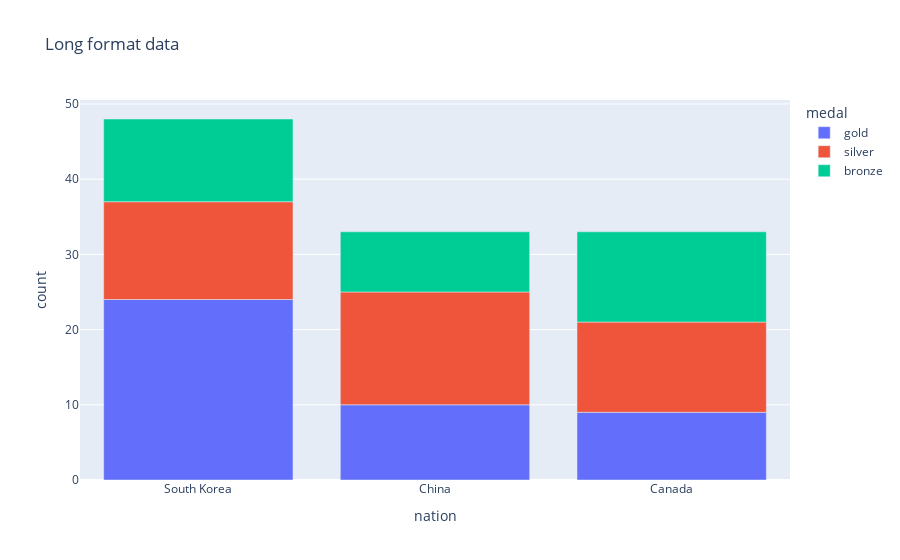

Here is the notebook cell this chart was saved with:
### Code cell
px.bar(long_data, x="nation", y="count", 
       color="medal", 
       title="Long format data"
       )

### Figure 1 — Plotly figure (JSON) as saved in the notebook; plotly's stock layout.template omitted (floating-point values rounded to 4 significant figures)
{"data": [{"alignmentgroup": "True", "hovertemplate": "medal=gold<br>nation=%{x}<br>count=%{y}<extra></extra>", "legendgroup": "gold", "marker": {"color": "#636efa", "pattern": {"shape": ""}}, "name": "gold", "offsetgroup": "gold", "orientation": "v", "showlegend": true, "textposition": "auto", "type": "bar", "x": ["South Korea", "China", "Canada"], "xaxis": "x", "y": [24, 10, 9], "yaxis": "y"}, {"alignmentgroup": "True", "hovertemplate": "medal=silver<br>nation=%{x}<br>count=%{y}<extra></extra>", "legendgroup": "silver", "marker": {"color": "#EF553B", "pattern": {"shape": ""}}, "name": "silver", "offsetgroup": "silver", "orientation": "v", "showlegend": true, "textposition": "auto", "type": "bar", "x": ["South Korea", "China", "Canada"], "xaxis": "x", "y": [13, 15, 12], "yaxis": "y"}, {"alignmentgroup": "True", "hovertemplate": "medal=bronze<br>nation=%{x}<br>count=%{y}<extra></extra>", "legendgroup": "bronze", "marker": {"color": "#00cc96", "pattern": {"shape": ""}}, "name": "bronze", "offsetgroup": "bronze", "orientation": "v", "showlegend": true, "textposition": "auto", "type": "bar", "x": ["South Korea", "China", "Canada"], "xaxis": "x", "y": [11, 8, 12], "yaxis": "y"}], "layout": {"barmode": "relative", "legend": {"title": {"text": "medal"}, "tracegroupgap": 0}, "title": {"text": "Long format data"}, "xaxis": {"anchor": "y", "domain": [0, 1], "title": {"text": "nation"}}, "yaxis": {"anchor": "x", "domain": [0, 1], "title": {"text": "count"}}}}
